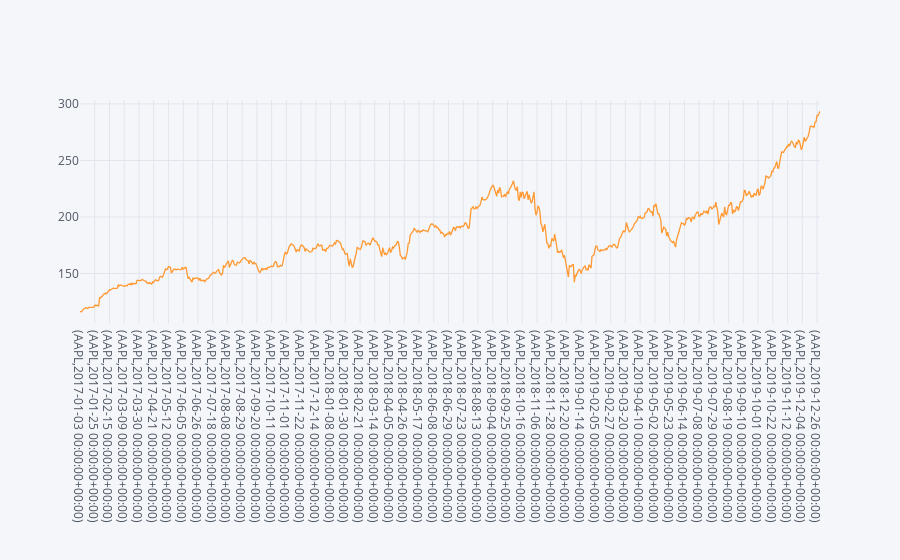

Source (notebook cell):
### Code cell
df['close'].iplot()

### Figure 1 — Plotly figure (JSON) as saved in the notebook; plotly's stock layout.template omitted (floating-point values rounded to 4 significant figures; data arrays with more than 128 entries replaced by an {"elided": "..."} marker saying what was removed)
{"data": [{"line": {"color": "rgba(255, 153, 51, 1.0)", "dash": "solid", "shape": "linear", "width": 1.3}, "mode": "lines", "name": "close", "text": "", "type": "scatter", "x": {"elided": "754 str values"}, "y": {"elided": "754 float values"}}], "layout": {"legend": {"bgcolor": "#F5F6F9", "font": {"color": "#4D5663"}}, "paper_bgcolor": "#F5F6F9", "plot_bgcolor": "#F5F6F9", "title": {"font": {"color": "#4D5663"}}, "xaxis": {"gridcolor": "#E1E5ED", "showgrid": true, "tickfont": {"color": "#4D5663"}, "title": {"font": {"color": "#4D5663"}, "text": ""}, "zerolinecolor": "#E1E5ED"}, "yaxis": {"gridcolor": "#E1E5ED", "showgrid": true, "tickfont": {"color": "#4D5663"}, "title": {"font": {"color": "#4D5663"}, "text": ""}, "zerolinecolor": "#E1E5ED"}}}
